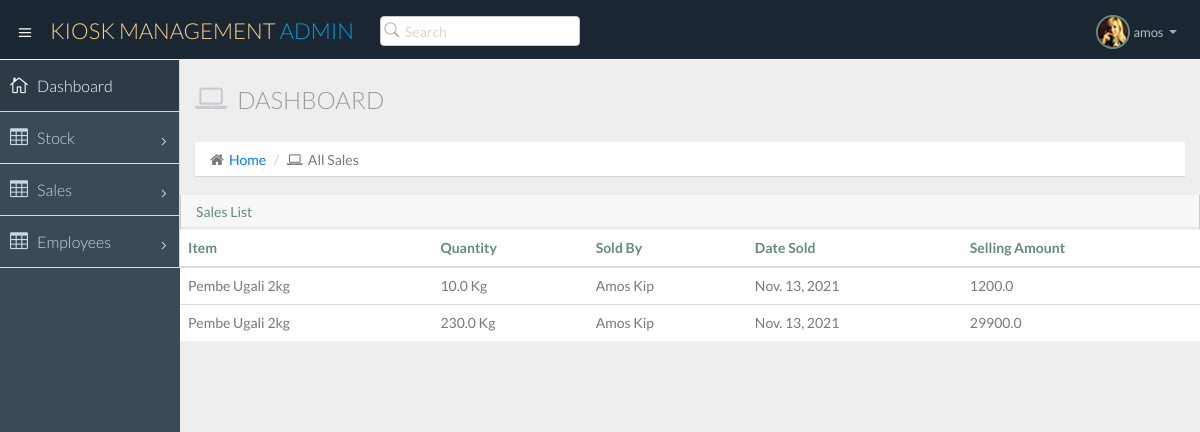
The app's page /sales/ (signed in) with its own data.
### shop/models.py (models this page shows, shortened)
class Sale(models.Model):
	item = models.ForeignKey(Stock, on_delete=models.SET_NULL, null=True)
	quantity = models.FloatField(default=0)
	sold_by = models.ForeignKey(Employee, on_delete=models.SET_NULL, null=True)
	item_unit = models.CharField(max_length=20, default="Kg")
	unit_price = models.FloatField(default=0)
	date_sold = models.DateField(default=timezone.now)
	def get_selling_price(self):
		return self.unit_price * self.quantity

class Stock(models.Model):
	item = models.CharField(max_length=200)
	quantity = models.FloatField(default=0)
	price = models.FloatField(default=0)
	item_unit = models.CharField(max_length=20, default="Kg")
	date_recorded = models.DateField(default=timezone.now)
	def __str__(self):
		return self.item

class Employee(models.Model):
	employee_number = models.CharField(max_length=200)
	name = models.CharField(max_length=200)
	phone_number = models.CharField(max_length=200)
	email = models.EmailField()
	postal_code = models.CharField(max_length=200)
	town = models.CharField(max_length=200)
	country = models.CharField(max_length=200)
	def __str__(self):
		return self.name

### shop/views.py (the view)
# urls.py: path("sales/", SalesList.as_view(), name="sales"),
class SalesList(ListView):
	model = Sale
	template_name = "sales.html"

### templates/sales.html
{% extends "base.html" %}
{% block content %}
<section id="main-content">
  <section class="wrapper">
    <div class="row">
      <div class="col-lg-12">
        <h3 class="page-header"><i class="fa fa-laptop"></i> Dashboard</h3>
        <ol class="breadcrumb">
          <li><i class="fa fa-home"></i><a href="/">Home</a></li>
          <li><i class="fa fa-laptop"></i>All Sales</li>
        </ol>
      </div>
    </div>
    <div class="row">
      <div class="table-responsive">
          <section class="panel">
            <header class="panel-heading">
              Sales List
            </header>
            <table class="table ml-3">
              <thead>
                <tr>
                  <th>Item</th>
                  <th>Quantity</th>
                  <th>Sold By</th>
                  <th>Date Sold</th>
                  <th>Selling Amount</th>
                </tr>
              </thead>
              <tbody>
        {% for sale in object_list %}
                <tr>
                  <td>{{sale.item}}</td>
                  <td>{{sale.quantity}} {{sale.item_unit}}</td>
                  <td>{{sale.sold_by}}</td>
                  <td>{{sale.date_sold}}</td>
                  <td>{{sale.get_selling_price}}</td>
                </tr>
      {% endfor %}
              </tbody>
            </table>
          </section>
        </div>
      </div>
  </section>
</section>
{% endblock content %}

### templates/base.html (shortened to what this page needs)
{% load static %}
<!DOCTYPE html>
<html lang="en">
<head>
  <link href="{% static 'nice-admin/css/bootstrap.min.css' %}" rel="stylesheet">
  <link href="{% static 'nice-admin/css/bootstrap-theme.css' %}" rel="stylesheet">
  <link href="{% static 'nice-admin/css/elegant-icons-style.css' %}" rel="stylesheet" />
  <link href="{% static 'nice-admin/css/font-awesome.min.css' %}" rel="stylesheet" />
  <link href="{% static 'nice-admin/assets/fullcalendar/fullcalendar/bootstrap-fullcalendar.css' %}" rel="stylesheet" />
  <link href="{% static 'nice-admin/assets/fullcalendar/fullcalendar/fullcalendar.css' %}" rel="stylesheet" />
  <link href="{% static 'nice-admin/assets/jquery-easy-pie-chart/jquery.easy-pie-chart.css' %}" rel="stylesheet" type="text/css" media="screen" />
  <link rel="stylesheet" href="{% static 'nice-admin/css/owl.carousel.css' %}" type="text/css">
  <link href="{% static 'nice-admin/css/jquery-jvectormap-1.2.2.css' %}" rel="stylesheet">
  <link rel="stylesheet" href="{% static 'nice-admin/css/fullcalendar.css' %}">
  <link href="{% static 'nice-admin/css/widgets.css' %}" rel="stylesheet">
  <link href="{% static 'nice-admin/css/style.css' %}" rel="stylesheet">
  <link href="{% static 'nice-admin/css/style-responsive.css' %}" rel="stylesheet" />
  <link href="{% static 'nice-admin/css/xcharts.min.css' %}" rel=" stylesheet">
  <link href="{% static 'nice-admin/css/jquery-ui-1.10.4.min.css' %}" rel="stylesheet">
</head>
<body>
{% if user.is_authenticated %}
  <section id="container" class="">
    <header class="header dark-bg">
      <div class="toggle-nav">
        <div class="icon-reorder tooltips" data-original-title="Toggle Navigation" data-placement="bottom"><i class="icon_menu"></i></div>
      </div>
      <a href="/" class="logo">KIOSK MANAGEMENT <span class="lite">Admin</span></a>
      <div class="nav search-row" id="top_menu">
        <ul class="nav top-menu">
          <li>
            <form class="navbar-form">
              <input class="form-control" placeholder="Search" type="text">
            </form>
          </li>
        </ul>
      </div>
      <div class="top-nav notification-row">
        <ul class="nav pull-right top-menu">
          <li class="dropdown">
            <a data-toggle="dropdown" class="dropdown-toggle" href="#">
                            <span class="profile-ava">
                                <img alt="" src="{% static 'nice-admin/img/avatar1_small.jpg' %}">
                            </span>
                            <span class="username">{{user.username}}</span>
                            <b class="caret"></b>
                        </a>
          </li>
        </ul>
      </div>
    </header>
    <aside>
      <div id="sidebar" class="nav-collapse ">
        <ul class="sidebar-menu">
          <li class="active">
            <a class="" href="/">
                          <i class="icon_house_alt"></i>
                          <span>Dashboard</span>
                      </a>
          </li>
          <li class="sub-menu">
            <a href="javascript:;" class="">
                          <i class="icon_table"></i>
                          <span>Stock</span>
                          <span class="menu-arrow arrow_carrot-right"></span>
                      </a>
          </li>
          <li class="sub-menu">
            <a href="javascript:;" class="">
                          <i class="icon_table"></i>
                          <span>Sales</span>
                          <span class="menu-arrow arrow_carrot-right"></span>
                      </a>
          </li>
          <li class="sub-menu">
            <a href="javascript:;" class="">
                          <i class="icon_table"></i>
                          <span>Employees</span>
                          <span class="menu-arrow arrow_carrot-right"></span>
                      </a>
          </li>
        </ul>
      </div>
    </aside>
    {% block content %}
    {% endblock content %}
  </section>
{% else %}
  {% include "home.html" %}
}
{% endif %}
</body>
</html>

### records on screen
Sale: item "Pembe Ugali 2kg", quantity "10.0", item_unit "Kg", sold_by "Amos Kip", date_sold "Nov. 13, 2021", get_selling_price "1200.0"
Sale: item "Pembe Ugali 2kg", quantity "230.0", item_unit "Kg", sold_by "Amos Kip", date_sold "Nov. 13, 2021", get_selling_price "29900.0"

### other values on screen
{{ user.username }} "amos"
